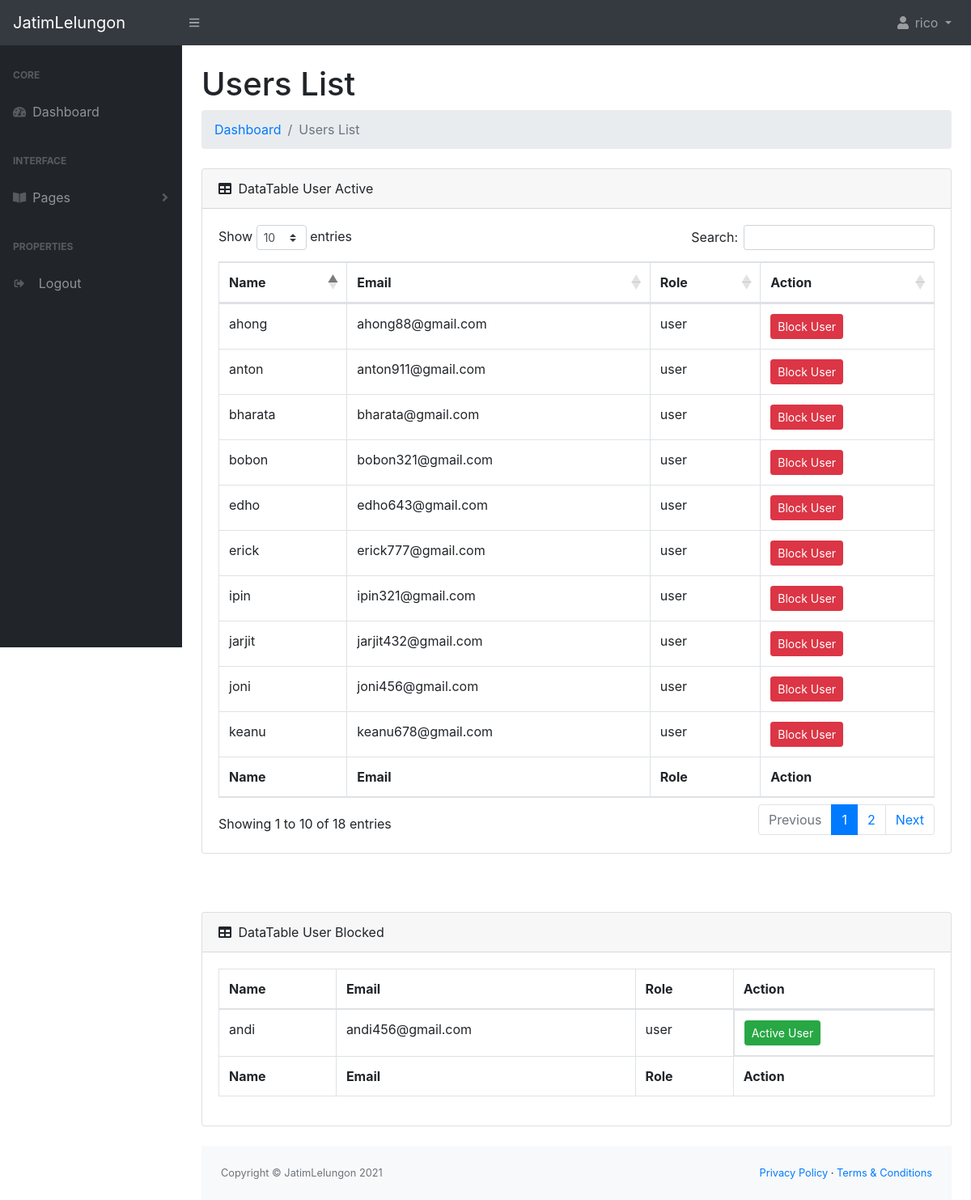
Screenshot of /public/admin/users (signed in) with the database file from the repository.
### tables this page shows
CREATE TABLE `users` (
  `id_user` int(11) NOT NULL,
  `nama_user` varchar(64) DEFAULT NULL,
  `email_user` varchar(255) NOT NULL,
  `password_user` varchar(255) NOT NULL,
  `roles` varchar(64) DEFAULT NULL,
  `status` tinyint(1) NOT NULL DEFAULT 1
);

### app/core/Controller.php (called while the page is built, shortened)
<?php
class Controller{
 	public function view($path, $data = [])
    {
         require_once '../app/views/' . $path . '.php';
    }
    public function model($model)
    {
        return new $model;
    }
}

### app/controllers/Admin.php (called while the page is built, shortened)
<?php
class Admin extends Controller {
    public function users()
    {
        $data['title'] = 'Users List Bolcked & Active | Admin';
        $data['active'] = 'pages';
        $data['user'] = $this->model('User_model')->getAllUser();
        $data['active'] = $this->model('User_model')->getAllUserActive();
        $this->view('admin/users', $data);
    }
}

### app/core/App.php (called while the page is built, shortened)
<?php
class App {
	protected $method = 'index';
	protected $params = [];
    public function __construct()
    {
    	$url = $this->parseURL();
		if(file_exists('../app/controllers/' . $url[0] . '.php')){
			unset($url[0]);
		}
		$this->controller = new $this->controller;
		if(isset($url[1]) ) {
    		if(method_exists($this->controller, $url[1]) ) {
    			$this->method = $url[1];
    		}
    	}
    	call_user_func_array([$this->controller, $this->method], $this->params);
    }
    public function parseURL()
    {
    	if( isset($_GET['url']) ) {
    		$url = $_GET['url'];
    		$url = filter_var($url, FILTER_SANITIZE_URL);
    		$url = explode('/', $url);
    		return $url;
    	}elseif($_GET == NULL) {
			$url = ['Home'];
			return $url;
		}
    }
}

### public/index.php (called while the page is built, shortened)
<?php
$app = new App;

### app/core/Database.php (called while the page is built, shortened)
<?php
class Database {
    private $host = Config::DB_HOST;
    private $user = Config::DB_USER;
    private $pass = Config::DB_PASS;
    private $db_name = Config::DB_NAME;
    private $dbh;
    private $stmt;
    public function __construct()
    {
        $dsn = 'mysql:host=' . $this->host . ';dbname=' . $this->db_name;
        $option = [
            PDO::ATTR_PERSISTENT => true,
            PDO::ATTR_ERRMODE => PDO::ERRMODE_EXCEPTION
        ];
        try{
            $this->dbh = new PDO($dsn, $this->user, $this->pass, $option);
            $this->dbh->beginTransaction();
        } catch(PDOException $e) {
            $this->dbh->rollBack();
            die($e->getMessage());
        }
    }
    public function query($query)
    {
        $this->stmt = $this->dbh->prepare($query);
    }
    public function execute()
    {
        $this->stmt->execute();
    }
    public function resultSet()
    {
        $this->execute();
        return $this->stmt->fetchAll(PDO::FETCH_ASSOC);
    }
}

### app/models/User_model.php (called while the page is built, shortened)
<?php
class User_model {
    private $table = 'users';
    private $db;
    public function __construct()
    {
        $this->db = new Database;
    }
    public function getAllUser()
    {
        $this->db->query('SELECT * FROM ' . $this->table . ' WHERE roles = "user" AND status = true ');
        return $this->db->resultSet();
    }
    public function getAllUserActive()
    {
        $this->db->query('SELECT * FROM ' . $this->table . ' WHERE roles = "user" AND status = false ');
        return $this->db->resultSet();
    }
}

### app/views/admin/users.php (the view, shortened to what this page needs)
<div id="layoutSidenav_content">
<main>
    <div class="container-fluid">
        <h1 class="mt-4">Users List</h1>
        <ol class="breadcrumb mb-4">
            <li class="breadcrumb-item"><a href="<?= Config::BASEURL; ?>admin/index">Dashboard</a></li>
            <li class="breadcrumb-item active" aria-current="page">Users List</li>
        </ol>
<div class="card mb-4">
    <div class="card-header">
        <i class="fas fa-table mr-1"></i>
        DataTable User Active
    </div>
    <div class="card-body">
        <div class="table-responsive">
            <table class="table table-bordered" id="dataTable" width="100%" cellspacing="0">
                <thead>
                    <tr>
                        <th>Name</th>
                        <th>Email</th>
                        <th>Role</th>
                        <th>Action</th>
                    </tr>
                </thead>
                <tfoot>
                    <tr>
                        <th>Name</th>
                        <th>Email</th>
                        <th>Role</th>
                        <th>Action</th>
                    </tr>
                </tfoot>
                <tbody>
                    <?php $users = $data['user']; ?>
                    <?php foreach($users as $user) : ?>
                    <tr>
                        <td><?= $user['nama_user']; ?></td>
                        <td><?= $user['email_user']; ?></td>
                        <td><?= $user['roles']; ?></td>
                        <td class="d-flex align-items-center"><button type="button" class="btn btn-danger btn-sm blockUser" href="<?= Config::BASEURL; ?>" data-toggle="modal" data-target="#blockModal" data-id="<?= $user['id_user']; ?>">Block User</button></td>
                    </tr>
                    <?php endforeach; ?>
                </tbody>
            </table>
        </div>
    </div>
</div>
<br>
<br>
<div class="card mb-4">
    <div class="card-header">
        <i class="fas fa-table mr-1"></i>
        DataTable User Blocked
    </div>
    <div class="card-body">
        <div class="table-responsive">
            <table class="table table-bordered" id="dataTable" width="100%" cellspacing="0">
                <thead>
                    <tr>
                        <th>Name</th>
                        <th>Email</th>
                        <th>Role</th>
                        <th>Action</th>
                    </tr>
                </thead>
                <tfoot>
                    <tr>
                        <th>Name</th>
                        <th>Email</th>
                        <th>Role</th>
                        <th>Action</th>
                    </tr>
                </tfoot>
                <tbody>
                    <?php $users = $data['active']; ?>
                    <?php foreach($users as $user) : ?>
                    <tr>
                        <td><?= $user['nama_user']; ?></td>
                        <td><?= $user['email_user']; ?></td>
                        <td><?= $user['roles']; ?></td>
                        <td class="d-flex align-items-center"><button type="button" class="btn btn-success btn-sm activeUser" href="<?= Config::BASEURL; ?>" data-toggle="modal" data-target="#activeModal" data-active="<?= $user['id_user']; ?>">Active User</button></td>
                    </tr>
                    <?php endforeach; ?>
                </tbody>
            </table>
        </div>
    </div>
</div>

### rows the page displays
users: nama_user "ahong", email_user "ahong88@gmail.com", roles "user"
users: nama_user "anton", email_user "anton911@gmail.com", roles "user"
users: nama_user "bharata", email_user "bharata@gmail.com", roles "user"
users: nama_user "bobon", email_user "bobon321@gmail.com", roles "user"
users: nama_user "edho", email_user "edho643@gmail.com", roles "user"
users: nama_user "erick", email_user "erick777@gmail.com", roles "user"
users: nama_user "ipin", email_user "ipin321@gmail.com", roles "user"
users: nama_user "jarjit", email_user "jarjit432@gmail.com", roles "user"
users: nama_user "joni", email_user "joni456@gmail.com", roles "user"
users: nama_user "keanu", email_user "keanu678@gmail.com", roles "user"
users: nama_user "andi", email_user "andi456@gmail.com", roles "user"

### other values shown
$name "rico"
